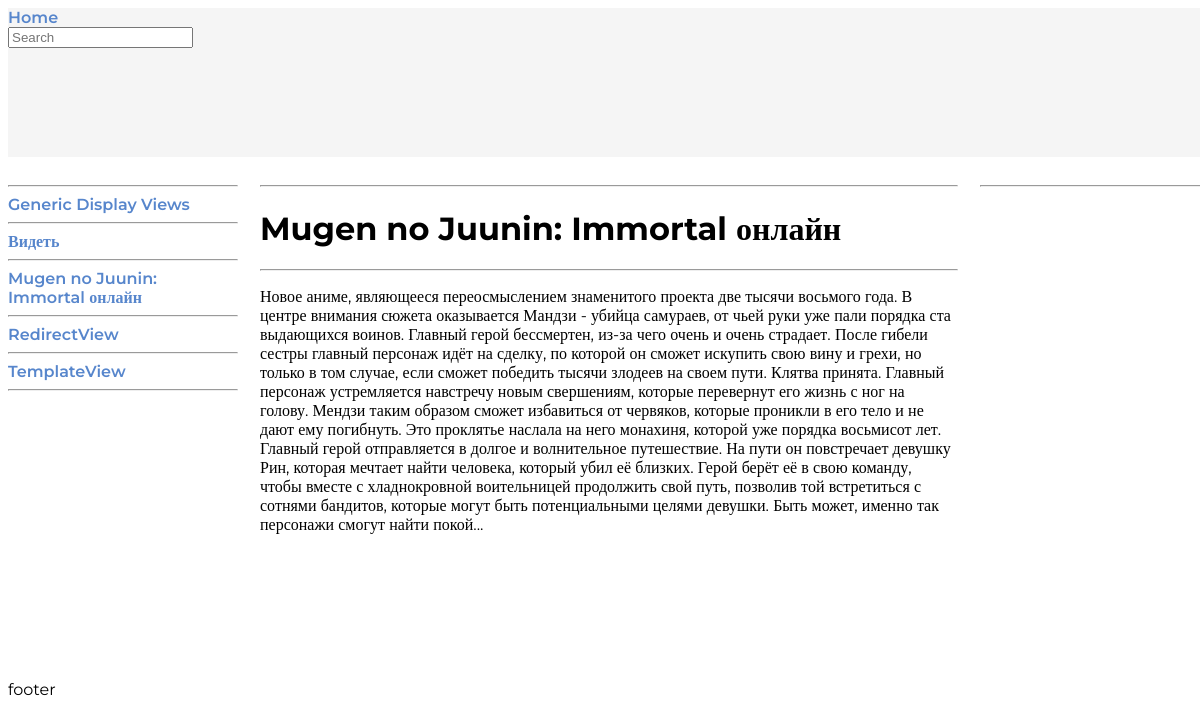
Page /mugen-no-juunin-immortal-onlajn/ on the committed database.
### blog/models.py (models this page shows, shortened)
class Article(models.Model):
	STATUS_CHOICES = (
		('personal', 'Personal'),
		('public', 'Public'),
	)
	title = models.CharField(max_length=250)
	slug = models.SlugField(max_length=250, unique_for_date='publish', verbose_name='URL',)# default=slugify('0'))
	article = RichTextUploadingField(blank=True, default='')
	publish = models.DateTimeField(default=timezone.now)
	created = models.DateTimeField(auto_now_add=True)
	updated = models.DateTimeField(auto_now=True)
	status = models.CharField(max_length=10, choices=STATUS_CHOICES, default='personal')
	tags = TaggableManager(help_text = "Список тегов, разделенных запятыми.", through=None, blank=True)
	def get_absolute_url(self):
		return (self.slug)

### blog/views.py (the view)
# urls.py: path('<slug:slug>/', ArticleDetailView.as_view(), name='article_detail'),
class ArticleDetailView(DetailView):
    model = Article
    template_name = "blog/blog_detail.html"

### blog/context_processors/title_list.py (called while the page is built)
def title_list(request):
	return {'title_list': Article.objects.all().order_by('-publish')}

### templates/blog/blog_detail.html (shortened to what this page needs)
{% extends "base.html" %}
{% load static %}
{% block content %}
    <div class="aside-left">
        <hr>
        {% for article in title_list %}
            <a href="/{{ article.get_absolute_url }}">{{article.title}}</a>
            <hr>
        {% endfor %}
    </div>
    <div class="article">
        <hr>
        <h1>{{article.title}}</h1>
        <hr>
        {% autoescape off %} {{article.article }} {% endautoescape %}
    </div>
    <div class="aside-right">
        <hr>
    </div>
{% endblock content %}

### templates/base.html (shortened to what this page needs)
{% load static %}
<!DOCTYPE html>
<html lang="ru">
<head>
    <link rel="stylesheet" href="{% static 'css/base.css' %}">
    <link rel="stylesheet" href="{% static 'ckeditor/ckeditor/plugins/codesnippet/lib/highlight/styles/default.css' %}" />
</head>
<body>
    <div class="header">
        <a href="/">Home</a>
        <form role="search" action="{% url 'blog:blog_list' %}">
            <div>
                <input type="text" placeholder="Search" name="q">
            </div>
        </form>
    </div>
    <div class="content">
        {% block content %}{% endblock content %}
    </div>
    <footer>
        footer
    </footer>
</body>
</html>

### static/css/base.css (style rules this page uses)
html, body { width: 100%; height: 100%; font-family: Montserrat; }
:root { --TextColor: #3a3a3a; --LinkCo0lor: #5786cc; --BackColor: #f5f5f5; }
body { display: grid; grid-template-columns: auto; grid-template-rows: auto; grid-template-areas: "header" "content" "footer"; gap: 20px; }
a { color: var(--LinkCo0lor); text-decoration: none; font-weight: 600; }
hr { align: center; width: 100%; size: 1; }
.content { grid-area: content; display: grid; grid-template-areas: "aside-left" "article" "aside-right"; }
@media (min-width: 1200px) { .content { display: grid; grid-template-columns: 20% auto 20%; grid-template-areas: "aside-left article aside-right"; } }
.header { background-color: var(--BackColor); grid-area: header; }
.aside-left { padding-right: 12px; grid-area: aside-left; }
.article { padding: 0 12px 0 12px; grid-area: article; }
.aside-right { padding-left: 12px; grid-area: aside-right; }
footer { grid-area: footer; }

### rows in the picture
Article: title "Generic Display Views"
Article: title "Видеть"
Article: title "Mugen no Juunin: Immortal онлайн", article "Новое аниме, являющееся переосмыслением знаменитого проекта две тысячи восьмого года. В центре внимания сюжета оказывается Мандзи - убийца самураев, от чьей руки уже пали порядка ста выдающихся воинов. Главный герой бессмертен, из-за чего очень и очень страдает. После гибели сестры главный персонаж идёт на сделку, по которой он сможет искупить свою вину и грехи, но только в том случае, если сможет победить тысячи злодеев на своем пути. Клятва принята. Главный персонаж устремляется навстречу новым свершениям, которые перевернут его жизнь с ног на голову. Мендзи таким образом сможет избавиться от червяков, которые проникли в его тело и не дают ему погибнуть. Это проклятье наслала на него…"
Article: title "RedirectView"
Article: title "TemplateView"
